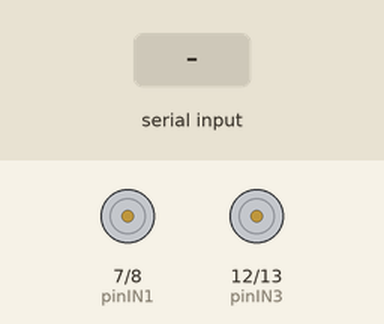
Recording of a sketch running on a simulated Arduino Uno, built with avr-gcc and run on an emulated ATmega328P. Parts: motor-driver pin pairs drawn as motors (green arrow = first pin HIGH = forward, orange = second pin HIGH = backward, longer = more drive, scaled by the enable pin). The inputs (shaded band) are chosen by the test bench. What the sketch prints to the serial monitor is not drawn.

Above: at 1.2 s.
1.3 s: "A" received over the second serial link
At 3.5 s:
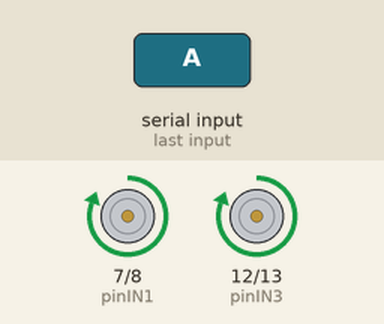
3.8 s: "R" received over the second serial link
At 4.8 s:
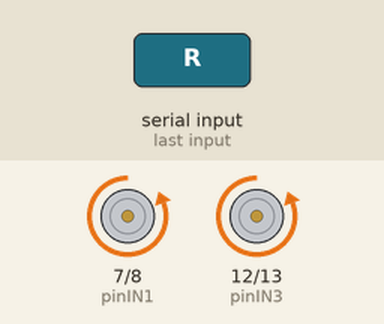
5.3 s: "I" received over the second serial link
At 6.0 s:
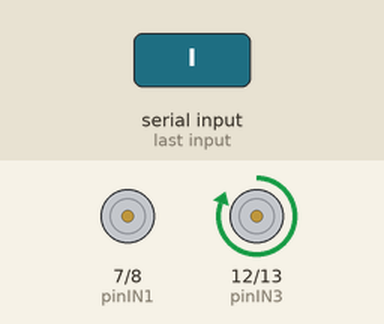
Timing chart, 0 to 8.3 s (numbered marks = the images above; inputs shaded):
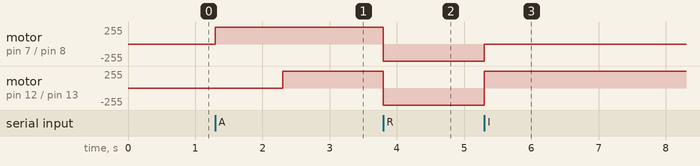

Measured:
- after the input at 1.3 s, motor on pin 7 (pinIN1) / pin 8 (pinIN2): stopped → forward 255/255 at once; motor on pin 12 (pinIN3) / pin 13 (pinIN4): stopped → forward 255/255 after 1.0 s
- after the input at 3.8 s, motor on pin 7 (pinIN1) / pin 8 (pinIN2), motor on pin 12 (pinIN3) / pin 13 (pinIN4): forward 255/255 → backward 255/255 at once
- after the input at 5.3 s, motor on pin 7 (pinIN1) / pin 8 (pinIN2): backward 255/255 → stopped at once; motor on pin 12 (pinIN3) / pin 13 (pinIN4): backward 255/255 → forward 255/255 at once

The sketch:

carro_sinMilis.ino
```cpp
#include <SoftwareSerial.h>
SoftwareSerial BT(10, 11);

const int pinENA = 6;
const int pinIN1 = 7;
const int pinIN2 = 8;

const int pinENB = 11;
const int pinIN3 = 12;
const int pinIN4 = 13;

const int speed = 255;

void setup()
{
  BT.begin(9600);
  Serial.begin(9600);

  pinMode(pinIN1, OUTPUT);
  pinMode(pinIN2, OUTPUT);
  pinMode(pinENA, OUTPUT);

  pinMode(pinIN3, OUTPUT);
  pinMode(pinIN4, OUTPUT);
  pinMode(pinENB, OUTPUT);
}

void avanzarA() {
  digitalWrite(pinIN1, HIGH);
  digitalWrite(pinIN2, LOW);
  analogWrite(pinENA, speed);
  delay(1000);
}

void avanzarB() {
  digitalWrite(pinIN3, HIGH);
  digitalWrite(pinIN4, LOW);
  analogWrite(pinENB, speed);
}

void retrocederA() {
  digitalWrite(pinIN1, LOW);
  digitalWrite(pinIN2, HIGH);
  analogWrite(pinENA, speed);
}

void retrocederB() {
  digitalWrite(pinIN3, LOW);
  digitalWrite(pinIN4, HIGH);
  analogWrite(pinENB, speed);
}

void detenerA() {
  digitalWrite(pinIN1, LOW);
  digitalWrite(pinIN2, LOW);
  analogWrite(pinENA, 0);
}

void detenerB() {
  digitalWrite(pinIN3, LOW);
  digitalWrite(pinIN4, LOW);
  analogWrite(pinENB, 0);
}

void loop()
{
  if (BT.available())
  {
    char valor = BT.read();
    Serial.write(valor);

    if (valor == 'A') {
      avanzarA();
      avanzarB();
    }
    else if (valor == 'R') {
      retrocederA();
      retrocederB();
    }
    else if (valor == 'I') {
      detenerA();
      avanzarB();
    }
    else if (valor == 'D') {
      avanzarA();
      detenerB();
    }
    else if (valor == 'S') {
      detenerA();
      detenerB();
    }
  }

  if (Serial.available())
  {
    BT.write(Serial.read());
  }
}
```
